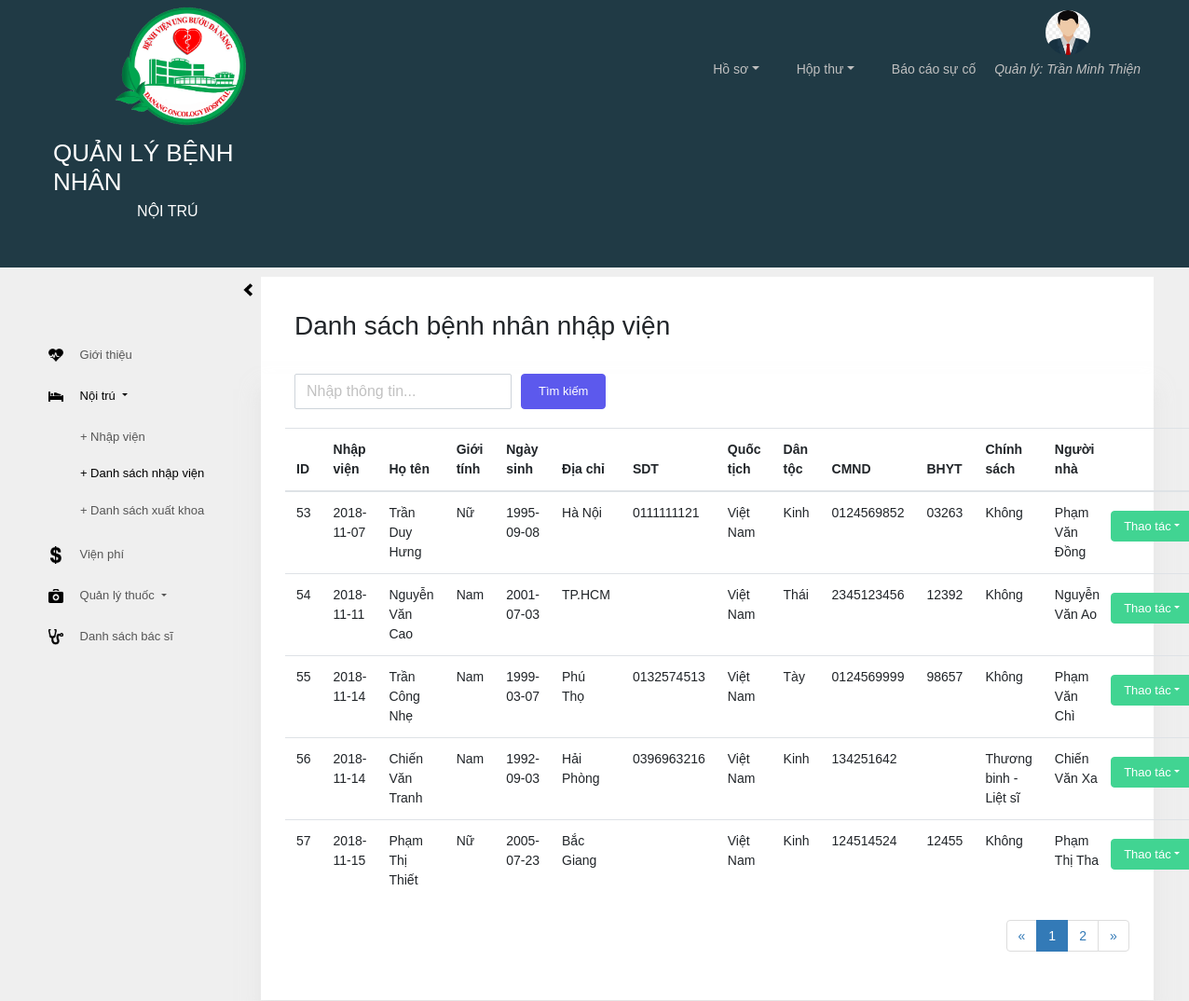
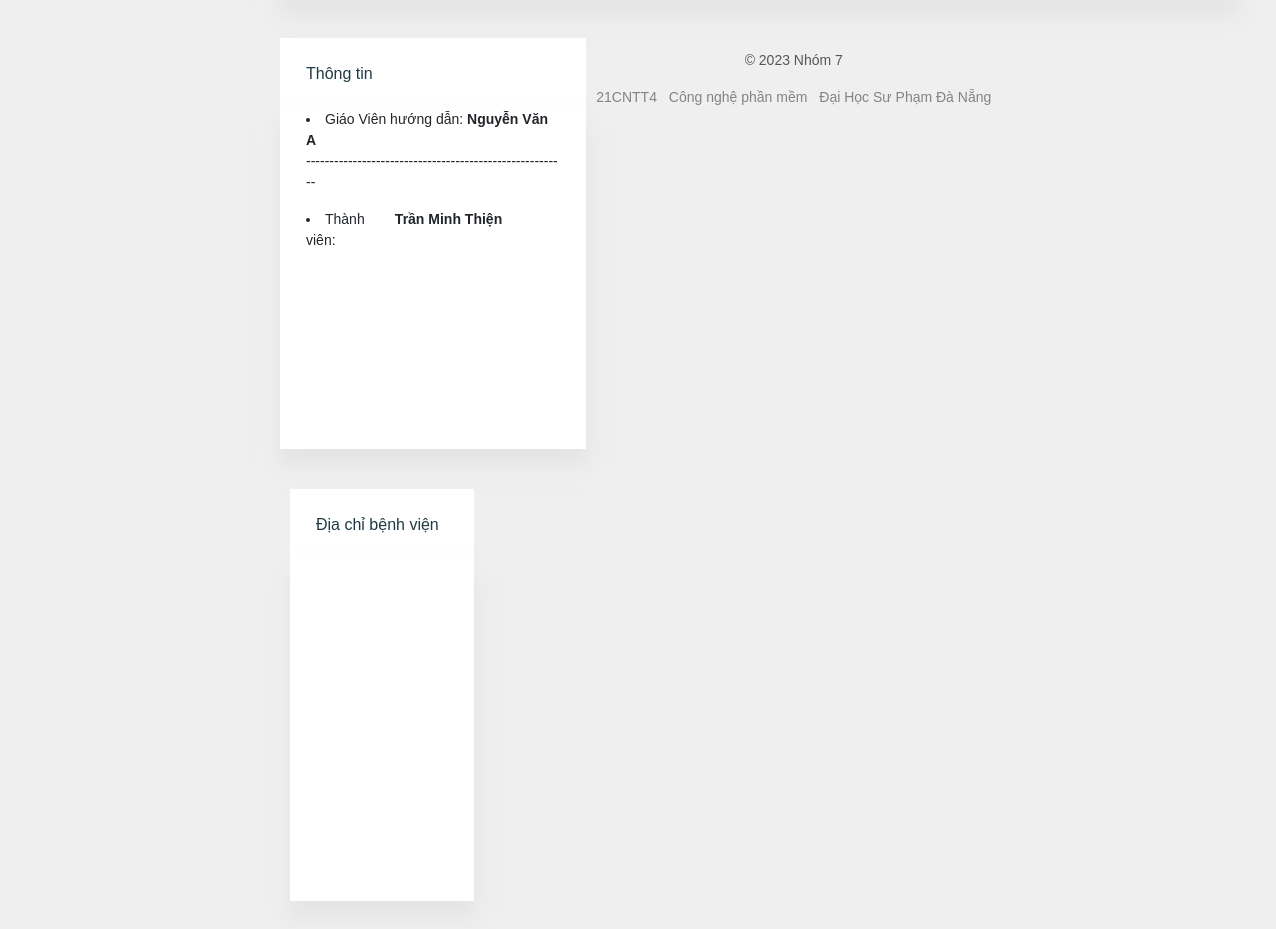
The app's page /danhsachnhapvien.php with its own data (2 pictures, top to bottom).
### tables this page shows
CREATE TABLE `benhnhan` (
  `id` int NOT NULL,
  `ngaynhapvien` date NOT NULL,
  `hoten` varchar(100) NOT NULL,
  `gioitinh` varchar(100) NOT NULL,
  `ngaysinh` date NOT NULL,
  `diachi` varchar(200) NOT NULL,
  `sdt` varchar(100) DEFAULT NULL,
  `quoctich` varchar(100) NOT NULL,
  `dantoc` varchar(100) NOT NULL,
  `socmnd` varchar(100) NOT NULL,
  `sothebhyt` varchar(100) DEFAULT NULL,
  `chinhsach` varchar(100) NOT NULL,
  `nguoinha` int NOT NULL
);

CREATE TABLE `nguoinha` (
  `id` int NOT NULL,
  `hoten` varchar(100) NOT NULL,
  `gioitinh` varchar(100) NOT NULL,
  `sdt` varchar(100) NOT NULL,
  `diachi` varchar(200) NOT NULL,
  `quanhe` varchar(100) NOT NULL
);

### danhsachnhapvien.php (the view, shortened to what this page needs)
<?php
    require_once('header-footer/header.php');
 ?>
      <div class="page-body">
        <div class="container-fluid">
          <div class="page-sidebar toggled sidebar">
            <nav class="sidebar-collapse d-none d-lg-block">
              <i class="ion hide-on-collapsed"><img src="img/icon/glyphicons-225-chevron-left.png" style="width:10px;" alt=""></i>
            </nav>
            <ul class="nav nav-pills nav-stacked" id="sidebar-stacked">
              <li class="nav-item">
                <a class="nav-link" href="home.php"><i class="ion"><img src="img/icon/glyphicons-672-heartbeat.png" style="width:16px;" alt=""></i> <span class="nav-text">Giới thiệu</span></a>
              </li>
              <li class="nav-item active">
                <a class="nav-container dropdown-toggle" data-toggle="collapse" data-parent="#sidebar-stacked" href="#p2">
                  <i class="ion"><img src="img/icon/glyphicons-496-bed-alt.png" style="width:16px;" alt=""></i> <span class="nav-text">Nội trú</span>
                </a>
                <ul class="nav nav-pills nav-stacked" id="p2">
                  <li class="nav-item"><a class="nav-link" href="nhapvien.php">+ Nhập viện</a></li>
                  <li class="nav-item active"><a class="nav-link" href="danhsachnhapvien.php">+ Danh sách nhập viện</a></li>
                  <li class="nav-item"><a class="nav-link" href="danhsachxuatkhoa.php">+ Danh sách xuất khoa</a></li>
                </ul>
              </li>
              <li class="nav-item">
                <a class="nav-link" href="vienphi.php"><i class="ion"><img src="img/icon/glyphicons-228-usd.png" style="width:12px;" alt=""></i> <span class="nav-text">Viện phí</span></a>
              </li>
                <li class="nav-item">
                <a class="nav-container dropdown-toggle" data-toggle="collapse" data-parent="#sidebar-stacked" href="#p8">
                  <i class="ion"><img src="img/icon/glyphicons-629-doctor.png" style="width:16px;" alt=""></i> <span class="nav-text">Quản lý thuốc</span>
                </a>
                </li>
                <li class="nav-item">
                <a class="nav-link" href="danhsachbacsi.php"><i class="ion"><img src="img/icon/glyphicons-595-stethoscope.png" style="width:16px;" alt=""></i> <span class="nav-text">Danh sách bác sĩ</span></a>
              </li>
            </ul>
          </div>
<?php
  $conn = mysqli_connect('localhost','root','','benhnhannoitru');
  mysqli_set_charset($conn,'utf8');
  $query_show = mysqli_query($conn,"Select bn.id,bn.ngaynhapvien,bn.hoten,bn.gioitinh,bn.ngaysinh,bn.diachi,bn.sdt,bn.quoctich,bn.dantoc,bn.socmnd,bn.sothebhyt,bn.chinhsach,nh.hoten as'nguoinha' from benhnhan bn join nguoinha nh on bn.nguoinha = nh.id");
  $total = mysqli_num_rows($query_show);
  $limit = 5;
  $page = ceil($total/$limit);
  $get_page = isset($_GET['page']) ? $_GET['page'] : 1;
  $curent_page = $get_page < 0 ? 1 : $get_page;
  $curent_page = $curent_page >$page ? $page : $curent_page;
  $start = ($curent_page - 1)*$limit;
  $query_show = mysqli_query($conn,"Select bn.id,bn.ngaynhapvien,bn.hoten,bn.gioitinh,bn.ngaysinh,bn.diachi,bn.sdt,bn.quoctich,bn.dantoc,bn.socmnd,bn.sothebhyt,bn.chinhsach,nh.hoten as'nguoinha' from benhnhan bn join nguoinha nh on bn.nguoinha = nh.id order by id ASC limit $start,$limit");
  if (!empty($_POST['search'])) {
    $search = $_POST['search'];
    $query_show = mysqli_query($conn,"Select bn.id,bn.ngaynhapvien,bn.hoten,bn.gioitinh,bn.ngaysinh,bn.diachi,bn.sdt,bn.quoctich,bn.dantoc,bn.socmnd,bn.sothebhyt,bn.chinhsach,nh.hoten as'nguoinha' from benhnhan bn join nguoinha nh on bn.nguoinha = nh.id where bn.hoten like '%$search%' or nh.hoten like '%$search%' or bn.ngaynhapvien like '%$search%' ");
  }else{
    $query_show = mysqli_query($conn,"Select bn.id,bn.ngaynhapvien,bn.hoten,bn.gioitinh,bn.ngaysinh,bn.diachi,bn.sdt,bn.quoctich,bn.dantoc,bn.socmnd,bn.sothebhyt,bn.chinhsach,nh.hoten as'nguoinha' from benhnhan bn join nguoinha nh on bn.nguoinha = nh.id order by id ASC limit $start,$limit");
  }
 ?>
          <div class="page-content">
                  <div class="card card-default widget" style="height: 95%">
                    <div class="card-heading">
                      <h3 style="padding: 10px 0 0 10px;">Danh sách bệnh nhân nhập viện</h3>
                    </div>
                    <div class="card-body"  >
                        <form action="" method="POST" class="form-inline">
                                <div class="form-group">
                                      <input type="text" class="form-control" name="search" placeholder="Nhập thông tin..." style="margin-left: 10px;">
                                </div>
                                <button type="submit" class="btn btn-info" style="margin-left: 10px; height: 38px;">Tìm kiếm</button>
                              </form>
                              <div class="panel panel-default" style="margin-top: 20px;">
                      <table class="table" border="0" cellspacing="1" cellpadding="1">
                        <thead>
                          <tr>
                            <th>ID</th>
                            <th>Nhập viện</th>
                            <th>Họ tên</th>
                            <th>Giới tính</th>
                            <th>Ngày sinh</th>
                            <th>Địa chỉ</th>
                            <th>SDT</th>
                            <th>Quốc tịch</th>
                            <th>Dân tộc</th>
                            <th>CMND</th>
                            <th>BHYT</th>
                            <th>Chính sách</th>
                            <th>Người nhà</th>
                            <th></th>
                          </tr>
                        </thead>
                        <tbody>
                          <?php foreach ($query_show as $show) : ?>
                          <tr>
                            <td><?php echo $show['id']; ?></td>
                            <td><?php echo $show['ngaynhapvien']; ?></td>
                            <td><?php echo $show['hoten']; ?></td>
                            <td><?php echo $show['gioitinh']; ?></td>
                            <td><?php echo $show['ngaysinh']; ?></td>
                            <td><?php echo $show['diachi']; ?></td>
                            <td><?php echo $show['sdt']; ?></td>
                            <td><?php echo $show['quoctich']; ?></td>
                            <td><?php echo $show['dantoc']; ?></td>
                            <td><?php echo $show['socmnd']; ?></td>
                            <td><?php echo $show['sothebhyt']; ?></td>
                            <td><?php echo $show['chinhsach']; ?></td>
                            <td><?php echo $show['nguoinha']; ?></td>
                            <td style="padding: 20px 0 0 0;">
                              <ul class="nav navbar-nav navbar-right">
                                <li class="dropdown btn btn-success" style="width: 90px;">
                                  <a style="color: #fff; text-decoration: none; margin-left: -20px;" href="#" class="dropdown-toggle" data-toggle="dropdown">Thao tác<b class="caret"></b></a>
                                </li>
                              </ul>
                            </td>
                          </tr>
                        <?php endforeach; ?>
                        </tbody>
                      </table>
                    </div>
                     <div class="text-right" style="padding: 0;">
                    <?php
                        $lui = $curent_page <=1 ? 1 : $curent_page - 1;
                        $tien = $curent_page >= $page ? $page : $curent_page + 1;
                       ?>
                      <ul class="pagination">
                        <li><a href="?page=<?php echo $lui; ?>">&laquo;</a></li>
                        <?php for ($i=1; $i <= $page ; $i++) :
                          $active = $curent_page == $i ? 'class = "active"' : '';
                        ?>
                        <li <?php echo $active; ?>><a href="?page=<?php echo $i; ?>"><?php echo $i; ?></a></li>
                        <?php endfor; ?>
                        <li><a href="?page=<?php echo $tien; ?>">&raquo;</a></li>
                      </ul>
                    </div>
                    </div>
            </div>
 <?php
  require_once('header-footer/footer.php');
 ?>

### records on screen
benhnhan: id "53", ngaynhapvien "2018-11-07", hoten "Trần Duy Hưng", gioitinh "Nữ", ngaysinh "1995-09-08", diachi "Hà Nội", sdt "0111111121", quoctich "Việt Nam", dantoc "Kinh", socmnd "0124569852", sothebhyt "03263", chinhsach "Không", nguoinha.hoten "Phạm Văn Đồng"
benhnhan: id "54", ngaynhapvien "2018-11-11", hoten "Nguyễn Văn Cao", gioitinh "Nam", ngaysinh "2001-07-03", diachi "TP.HCM", quoctich "Việt Nam", dantoc "Thái", socmnd "2345123456", sothebhyt "12392", chinhsach "Không", nguoinha.hoten "Nguyễn Văn Ao"
benhnhan: id "55", ngaynhapvien "2018-11-14", hoten "Trần Công Nhẹ", gioitinh "Nam", ngaysinh "1999-03-07", diachi "Phú Thọ", sdt "0132574513", quoctich "Việt Nam", dantoc "Tày", socmnd "0124569999", sothebhyt "98657", chinhsach "Không", nguoinha.hoten "Phạm Văn Chì"
benhnhan: id "56", ngaynhapvien "2018-11-14", hoten "Chiến Văn Tranh", gioitinh "Nam", ngaysinh "1992-09-03", diachi "Hải Phòng", sdt "0396963216", quoctich "Việt Nam", dantoc "Kinh", socmnd "134251642", chinhsach "Thương binh - Liệt sĩ", nguoinha.hoten "Chiến Văn Xa"
benhnhan: id "57", ngaynhapvien "2018-11-15", hoten "Phạm Thị Thiết", gioitinh "Nữ", ngaysinh "2005-07-23", diachi "Bắc Giang", quoctich "Việt Nam", dantoc "Kinh", socmnd "124514524", sothebhyt "12455", chinhsach "Không", nguoinha.hoten "Phạm Thị Tha"
